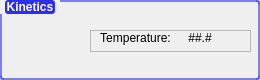
<?xml version="1.0" encoding="UTF-8"?>
<ui version="4.0">
 <class>KNX2</class>
 <widget class="QWidget" name="KNX2">
  <property name="geometry">
   <rect>
    <x>0</x>
    <y>0</y>
    <width>260</width>
    <height>80</height>
   </rect>
  </property>
  <property name="minimumSize">
   <size>
    <width>260</width>
    <height>80</height>
   </size>
  </property>
  <property name="maximumSize">
   <size>
    <width>260</width>
    <height>80</height>
   </size>
  </property>
  <property name="font">
   <font>
    <family>Segoe UI</family>
   </font>
  </property>
  <property name="windowTitle">
   <string>Form</string>
  </property>
  <property name="styleSheet">
   <string notr="true">QGroupBox#KnxBox::title{

	margin: 0px 5px 0px 5px;
	color: rgb(255, 255, 255);
	background-color:rgb(46, 48, 227);

}

QGroupBox#KnxBox{

	border: 2px solid rgba(46, 48, 227, 150);
	border-radius: 3px;

}</string>
  </property>
  <layout class="QVBoxLayout" name="verticalLayout">
   <property name="leftMargin">
    <number>0</number>
   </property>
   <property name="topMargin">
    <number>0</number>
   </property>
   <property name="rightMargin">
    <number>0</number>
   </property>
   <property name="bottomMargin">
    <number>0</number>
   </property>
   <item>
    <widget class="QGroupBox" name="KnxBox">
     <property name="sizePolicy">
      <sizepolicy hsizetype="Preferred" vsizetype="Fixed">
       <horstretch>0</horstretch>
       <verstretch>0</verstretch>
      </sizepolicy>
     </property>
     <property name="minimumSize">
      <size>
       <width>260</width>
       <height>80</height>
      </size>
     </property>
     <property name="maximumSize">
      <size>
       <width>260</width>
       <height>80</height>
      </size>
     </property>
     <property name="font">
      <font>
       <family>Segoe UI</family>
       <pointsize>9</pointsize>
       <bold>true</bold>
      </font>
     </property>
     <property name="styleSheet">
      <string notr="true">QGroupBox#KnxBox::title{

	margin: 0px 5px 0px 5px;
	color: rgb(255, 255, 255);
	background-color:rgb(46, 48, 227);
	border-radius: 3px;

}

QGroupBox#KnxBox{

	border: 2px solid rgba(46, 48, 227, 150);
	border-radius: 3px;

}</string>
     </property>
     <property name="title">
      <string>Kinetics</string>
     </property>
     <widget class="QPushButton" name="disconnect_btn">
      <property name="geometry">
       <rect>
        <x>10</x>
        <y>25</y>
        <width>30</width>
        <height>30</height>
       </rect>
      </property>
      <property name="sizePolicy">
       <sizepolicy hsizetype="Fixed" vsizetype="Fixed">
        <horstretch>0</horstretch>
        <verstretch>0</verstretch>
       </sizepolicy>
      </property>
      <property name="minimumSize">
       <size>
        <width>30</width>
        <height>30</height>
       </size>
      </property>
      <property name="maximumSize">
       <size>
        <width>30</width>
        <height>30</height>
       </size>
      </property>
      <property name="font">
       <font>
        <pointsize>5</pointsize>
       </font>
      </property>
      <property name="mouseTracking">
       <bool>true</bool>
      </property>
      <property name="toolTip">
       <string>Disconnect KNX2</string>
      </property>
      <property name="layoutDirection">
       <enum>Qt::LeftToRight</enum>
      </property>
      <property name="autoFillBackground">
       <bool>false</bool>
      </property>
      <property name="styleSheet">
       <string notr="true">QPushButton{
	border: none;
	background: none;
}

QPushButton::hover{
	background: white;
	border: 1px raised;
	border-radius: 12px;
}</string>
      </property>
      <property name="text">
       <string/>
      </property>
      <property name="icon">
       <iconset resource="ai.qrc">
        <normaloff>:/img/img/disconnect.png</normaloff>:/img/img/disconnect.png</iconset>
      </property>
      <property name="iconSize">
       <size>
        <width>34</width>
        <height>34</height>
       </size>
      </property>
      <property name="autoRepeat">
       <bool>false</bool>
      </property>
      <property name="autoExclusive">
       <bool>false</bool>
      </property>
      <property name="autoDefault">
       <bool>false</bool>
      </property>
      <property name="default">
       <bool>false</bool>
      </property>
      <property name="flat">
       <bool>false</bool>
      </property>
     </widget>
     <widget class="QPushButton" name="shutdown_btn">
      <property name="geometry">
       <rect>
        <x>50</x>
        <y>25</y>
        <width>30</width>
        <height>30</height>
       </rect>
      </property>
      <property name="sizePolicy">
       <sizepolicy hsizetype="Fixed" vsizetype="Fixed">
        <horstretch>0</horstretch>
        <verstretch>0</verstretch>
       </sizepolicy>
      </property>
      <property name="minimumSize">
       <size>
        <width>30</width>
        <height>30</height>
       </size>
      </property>
      <property name="maximumSize">
       <size>
        <width>30</width>
        <height>30</height>
       </size>
      </property>
      <property name="font">
       <font>
        <pointsize>5</pointsize>
       </font>
      </property>
      <property name="mouseTracking">
       <bool>true</bool>
      </property>
      <property name="toolTip">
       <string>Power Off KNX2</string>
      </property>
      <property name="layoutDirection">
       <enum>Qt::LeftToRight</enum>
      </property>
      <property name="autoFillBackground">
       <bool>false</bool>
      </property>
      <property name="styleSheet">
       <string notr="true">QPushButton{
	border: none;
	background: none;
}

QPushButton::hover{
	background: white;
	border: 1px raised;
	border-radius: 12px;
}</string>
      </property>
      <property name="text">
       <string/>
      </property>
      <property name="icon">
       <iconset resource="ai.qrc">
        <normaloff>:/img/img/power.png</normaloff>:/img/img/power.png</iconset>
      </property>
      <property name="iconSize">
       <size>
        <width>32</width>
        <height>32</height>
       </size>
      </property>
      <property name="autoRepeat">
       <bool>false</bool>
      </property>
      <property name="autoExclusive">
       <bool>false</bool>
      </property>
      <property name="autoDefault">
       <bool>false</bool>
      </property>
      <property name="default">
       <bool>false</bool>
      </property>
      <property name="flat">
       <bool>false</bool>
      </property>
     </widget>
     <widget class="QFrame" name="temp_display">
      <property name="geometry">
       <rect>
        <x>90</x>
        <y>30</y>
        <width>161</width>
        <height>22</height>
       </rect>
      </property>
      <property name="font">
       <font>
        <bold>false</bold>
       </font>
      </property>
      <property name="frameShape">
       <enum>QFrame::StyledPanel</enum>
      </property>
      <property name="frameShadow">
       <enum>QFrame::Raised</enum>
      </property>
      <widget class="QLabel" name="temp1">
       <property name="geometry">
        <rect>
         <x>90</x>
         <y>0</y>
         <width>40</width>
         <height>16</height>
        </rect>
       </property>
       <property name="font">
        <font>
         <bold>false</bold>
        </font>
       </property>
       <property name="text">
        <string>##.#</string>
       </property>
       <property name="alignment">
        <set>Qt::AlignCenter</set>
       </property>
      </widget>
      <widget class="QLabel" name="label_7">
       <property name="geometry">
        <rect>
         <x>130</x>
         <y>0</y>
         <width>31</width>
         <height>16</height>
        </rect>
       </property>
       <property name="minimumSize">
        <size>
         <width>10</width>
         <height>10</height>
        </size>
       </property>
       <property name="text">
        <string/>
       </property>
       <property name="pixmap">
        <pixmap resource="ai.qrc">:/img/img/deg_c.png</pixmap>
       </property>
       <property name="alignment">
        <set>Qt::AlignLeading|Qt::AlignLeft|Qt::AlignVCenter</set>
       </property>
      </widget>
      <widget class="QLabel" name="label_8">
       <property name="geometry">
        <rect>
         <x>0</x>
         <y>0</y>
         <width>91</width>
         <height>16</height>
        </rect>
       </property>
       <property name="minimumSize">
        <size>
         <width>10</width>
         <height>10</height>
        </size>
       </property>
       <property name="text">
        <string>&lt;html&gt;&lt;head/&gt;&lt;body&gt;&lt;p&gt;Temperature:&lt;/p&gt;&lt;/body&gt;&lt;/html&gt;</string>
       </property>
       <property name="alignment">
        <set>Qt::AlignCenter</set>
       </property>
      </widget>
     </widget>
    </widget>
   </item>
  </layout>
 </widget>
 <resources>
  <include location="ai.qrc"/>
 </resources>
 <connections/>
</ui>
